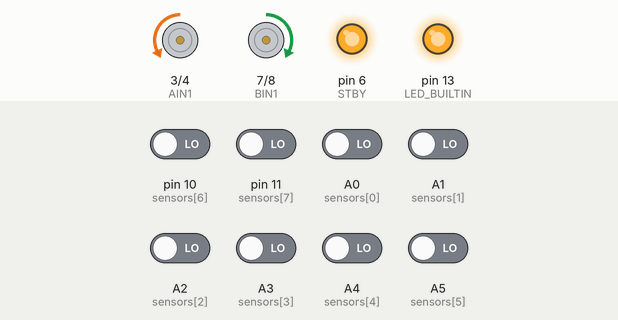
Bench run of a sketch on a simulated Arduino Uno, built with avr-gcc and run on an emulated ATmega328P. Shown: motor-driver pin pairs drawn as motors (green arrow = first pin HIGH = forward, orange = second pin HIGH = backward, longer = more drive, scaled by the enable pin, stopped while the standby pin is LOW), output pins drawn as LEDs (lit = HIGH). The test bench sets the inputs (shaded band); at power-on: A0 (sensors[0]), A1 (sensors[1]), A2 (sensors[2]), A3 (sensors[3]), A4 (sensors[4]), A5 (sensors[5]), pin 10 (sensors[6]), pin 11 (sensors[7]) LOW.

Above: at 2.2 s.
2.3 s: pin 10 (sensors[6]) driven HIGH
At 3.5 s:
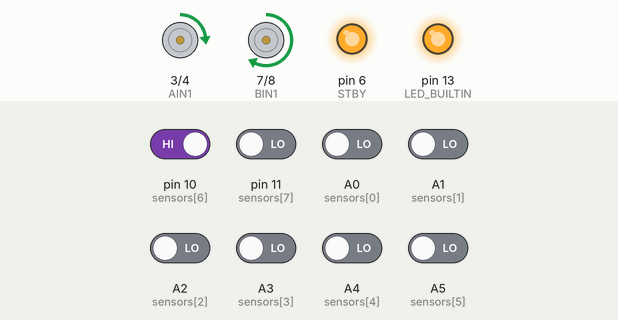
3.8 s: pin 11 (sensors[7]) driven HIGH
At 4.6 s:
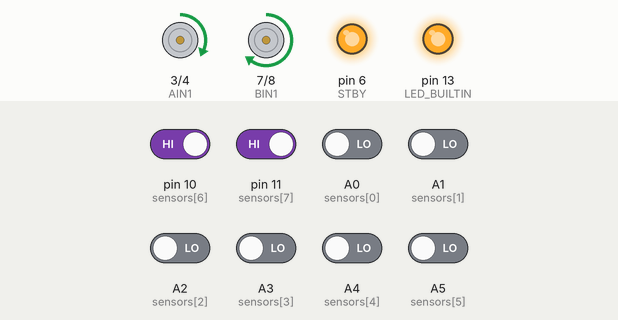
5.3 s: A0 (sensors[0]) driven HIGH
At 5.7 s:
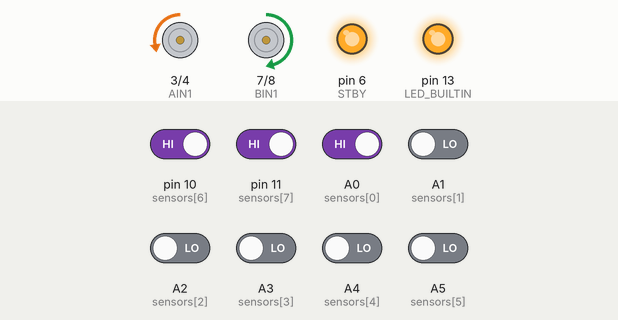
6.8 s: A1 (sensors[1]) driven HIGH
At 8.0 s:
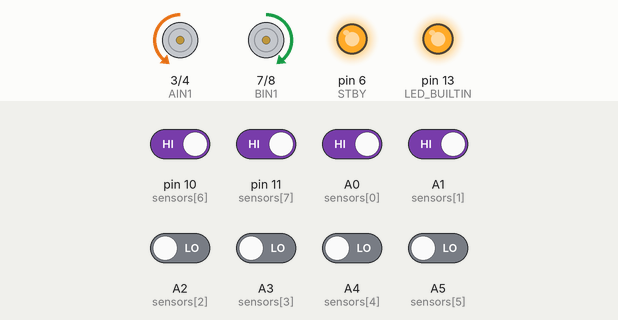
8.3 s: A2 (sensors[2]) driven HIGH
At 9.2 s:
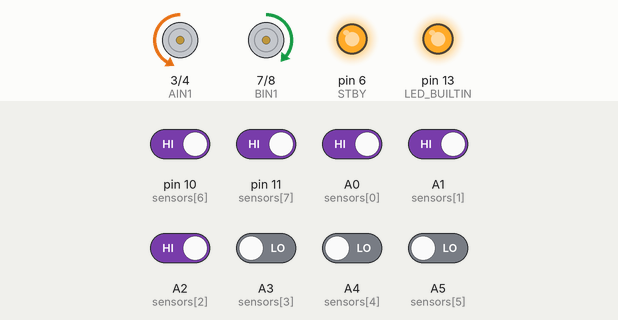
9.8 s: A5 (sensors[5]) driven HIGH
At 10.4 s:
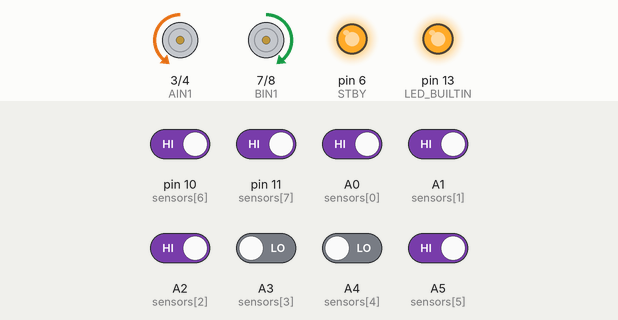
Timing chart, 0 to 12.3 s (numbered marks = the images above; inputs shaded):
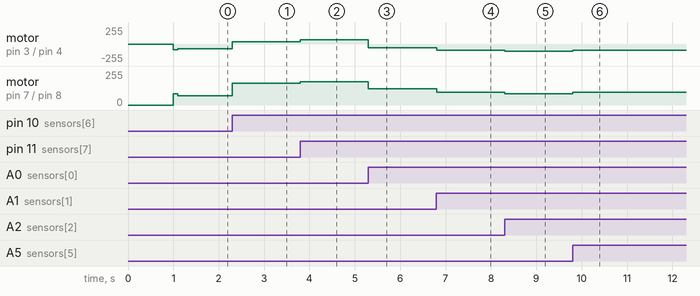

Measured:
- after the input at 2.3 s, motor on pin 3 (AIN1) / pin 4 (AIN2): backward 70/255 → forward 35/255 at once; motor on pin 7 (BIN1) / pin 8 (BIN2): forward 70/255 → forward 165/255 at once
- after the input at 3.8 s, motor on pin 3 (AIN1) / pin 4 (AIN2): forward 35/255 → forward 65/255 at once; motor on pin 7 (BIN1) / pin 8 (BIN2): forward 165/255 → forward 175/255 at once
- after the input at 5.3 s, motor on pin 3 (AIN1) / pin 4 (AIN2): forward 65/255 → backward 54/255 at once; motor on pin 7 (BIN1) / pin 8 (BIN2): forward 175/255 → forward 121/255 at once
- after the input at 6.8 s, motor on pin 3 (AIN1) / pin 4 (AIN2): backward 54/255 → backward 95/255 at once; motor on pin 7 (BIN1) / pin 8 (BIN2): forward 121/255 → forward 95/255 at once
- after the input at 8.3 s, motor on pin 3 (AIN1) / pin 4 (AIN2): backward 95/255 → backward 107/255 at once; motor on pin 7 (BIN1) / pin 8 (BIN2): forward 95/255 → forward 83/255 at once
- after the input at 9.8 s, motor on pin 3 (AIN1) / pin 4 (AIN2): backward 107/255 → backward 95/255 at once; motor on pin 7 (BIN1) / pin 8 (BIN2): forward 83/255 → forward 95/255 at once

The sketch:

update3.ino
```cpp
#include <Arduino.h>

// =====================================================
//              LINE FOLLOWER - UPDATED 2
//              BLACK LINE DETECTION FIX
// =====================================================


// =====================================================
//                 LINE FOLLOWER SETTINGS
// =====================================================

const int baseSpeed = 95;
const int maxSpeed  = 200;

const int sensorCenter = 3500;
const int sensorCount  = 8;


// =====================================================
//                    PD TUNING
// =====================================================

float kp = 0.040;
float kd = 0.22;

int lastError = 0;

int lastDirection = 0;


// =====================================================
//                 MOTOR DRIVER PINS
// =====================================================

// LEFT MOTOR
const int PWM_A = 5;
const int AIN1 = 3;
const int AIN2 = 4;

// RIGHT MOTOR
const int PWM_B = 9;
const int BIN1 = 7;
const int BIN2 = 8;

// STANDBY
const int STBY = 6;


// =====================================================
//                    SENSOR PINS
// =====================================================

// D1 -> A0
// D2 -> A1
// D3 -> A2
// D4 -> A3
// D5 -> A4
// D6 -> A5
// D7 -> D10
// D8 -> D11

int sensors[sensorCount] = {
  A0, A1, A2, A3,
  A4, A5, 10, 11
};


// =====================================================
//                  SENSOR WEIGHTS
// =====================================================

int sensorWeight[sensorCount] = {
  0,
  1000,
  2000,
  3000,
  4000,
  5000,
  6000,
  7000
};


// =====================================================
//                 LINE LOST SETTINGS
// =====================================================

unsigned long lineLostStart = 0;

bool lineLost = false;

const unsigned long shortGapTime = 100;


// =====================================================
//                       SETUP
// =====================================================

void setup() {

  // Motor pins
  pinMode(PWM_A, OUTPUT);
  pinMode(PWM_B, OUTPUT);

  pinMode(AIN1, OUTPUT);
  pinMode(AIN2, OUTPUT);

  pinMode(BIN1, OUTPUT);
  pinMode(BIN2, OUTPUT);

  pinMode(STBY, OUTPUT);


  // Sensor pins
  for (int i = 0; i < sensorCount; i++) {
    pinMode(sensors[i], INPUT);
  }


  // Enable motor driver
  digitalWrite(STBY, HIGH);


  // LED
  pinMode(LED_BUILTIN, OUTPUT);
  digitalWrite(LED_BUILTIN, HIGH);


  // Start delay
  delay(1000);


  // Stop motor
  setMotorSpeed(0, 0);
}


// =====================================================
//                    MOTOR FUNCTION
// =====================================================

void setMotor(int side, int speedVal) {

  speedVal = constrain(
    speedVal,
    -maxSpeed,
    maxSpeed
  );


  // ---------------------------------------------------
  // LEFT MOTOR
  // ---------------------------------------------------

  if (side == 0) {

    if (speedVal >= 0) {

      digitalWrite(AIN1, LOW);
      digitalWrite(AIN2, HIGH);

    } else {

      digitalWrite(AIN1, HIGH);
      digitalWrite(AIN2, LOW);
    }

    analogWrite(
      PWM_A,
      abs(speedVal)
    );
  }


  // ---------------------------------------------------
  // RIGHT MOTOR
  // ---------------------------------------------------

  else {

    if (speedVal >= 0) {

      digitalWrite(BIN1, HIGH);
      digitalWrite(BIN2, LOW);

    } else {

      digitalWrite(BIN1, LOW);
      digitalWrite(BIN2, HIGH);
    }

    analogWrite(
      PWM_B,
      abs(speedVal)
    );
  }
}


// =====================================================
//                SET BOTH MOTOR SPEED
// =====================================================

void setMotorSpeed(
  int leftSpeed,
  int rightSpeed
) {

  leftSpeed = constrain(
    leftSpeed,
    -maxSpeed,
    maxSpeed
  );

  rightSpeed = constrain(
    rightSpeed,
    -maxSpeed,
    maxSpeed
  );


  setMotor(0, leftSpeed);
  setMotor(1, rightSpeed);
}


// =====================================================
//                      MAIN LOOP
// =====================================================

void loop() {

  long weightedSum = 0;

  int totalSensor = 0;


  // ===================================================
  //                  READ SENSORS
  // ===================================================

  for (int i = 0; i < sensorCount; i++) {

    int reading = digitalRead(
      sensors[i]
    );


    // =================================================
    // IMPORTANT:
    //
    // YOUR SENSOR:
    //
    // WHITE = LOW
    // BLACK = HIGH
    //
    // Therefore BLACK detection = HIGH
    // =================================================

    if (reading == HIGH) {

      weightedSum += sensorWeight[i];

      totalSensor++;
    }
  }


  // ===================================================
  //                  LINE LOST
  // ===================================================

  if (totalSensor == 0) {

    if (!lineLost) {

      lineLost = true;

      lineLostStart = millis();
    }


    unsigned long lostTime =
      millis() - lineLostStart;


    // -------------------------------------------------
    // SHORT WHITE GAP
    // -------------------------------------------------

    if (lostTime < shortGapTime) {

      int gapSpeed = 85;

      int gapCorrection =
        lastError * 0.035;


      int leftSpeed =
        gapSpeed - gapCorrection;

      int rightSpeed =
        gapSpeed + gapCorrection;


      setMotorSpeed(
        leftSpeed,
        rightSpeed
      );

      return;
    }


    // -------------------------------------------------
    // LONG LINE LOSS
    // -------------------------------------------------

    if (lastDirection < 0) {

      // Search LEFT
      setMotorSpeed(
        -75,
        120
      );

    }

    else if (lastDirection > 0) {

      // Search RIGHT
      setMotorSpeed(
        120,
        -75
      );

    }

    else {

      // Unknown
      setMotorSpeed(
        70,
        70
      );
    }

    return;
  }


  // ===================================================
  //             BLACK LINE FOUND
  // ===================================================

  lineLost = false;


  // ===================================================
  //                POSITION CALCULATION
  // ===================================================

  int position =
    weightedSum / totalSensor;


  int error =
    position - sensorCenter;


  // ===================================================
  //                UPDATE DIRECTION
  // ===================================================

  if (error < -250) {

    lastDirection = -1;
  }

  else if (error > 250) {

    lastDirection = 1;
  }


  // ===================================================
  //                    PD CONTROL
  // ===================================================

  int derivative =
    error - lastError;


  float correction =
    (kp * error) +
    (kd * derivative);


  lastError = error;


  // ===================================================
  //              ADAPTIVE SPEED
  // ===================================================

  int absError =
    abs(error);


  int dynamicSpeed =
    baseSpeed;


  // ---------------------------------------------------
  // VERY SHARP TURN
  // ---------------------------------------------------

  if (absError > 2600) {

    dynamicSpeed = 55;
  }


  // ---------------------------------------------------
  // SHARP TURN
  // ---------------------------------------------------

  else if (absError > 1900) {

    dynamicSpeed = 65;
  }


  // ---------------------------------------------------
  // MEDIUM TURN
  // ---------------------------------------------------

  else if (absError > 1200) {

    dynamicSpeed = 78;
  }


  // ---------------------------------------------------
  // SMALL TURN
  // ---------------------------------------------------

  else if (absError > 600) {

    dynamicSpeed = 88;
  }


  // ===================================================
  //                  MOTOR OUTPUT
  // ===================================================

  int leftMotorSpeed =
    dynamicSpeed - correction;


  int rightMotorSpeed =
    dynamicSpeed + correction;


  // ===================================================
  //                  LIMIT OUTPUT
  // ===================================================

  leftMotorSpeed =
    constrain(
      leftMotorSpeed,
      -maxSpeed,
      maxSpeed
    );


  rightMotorSpeed =
    constrain(
      rightMotorSpeed,
      -maxSpeed,
      maxSpeed
    );


  // ===================================================
  //                  MOTOR CONTROL
  // ===================================================

  setMotorSpeed(
    leftMotorSpeed,
    rightMotorSpeed
  );
}
```
